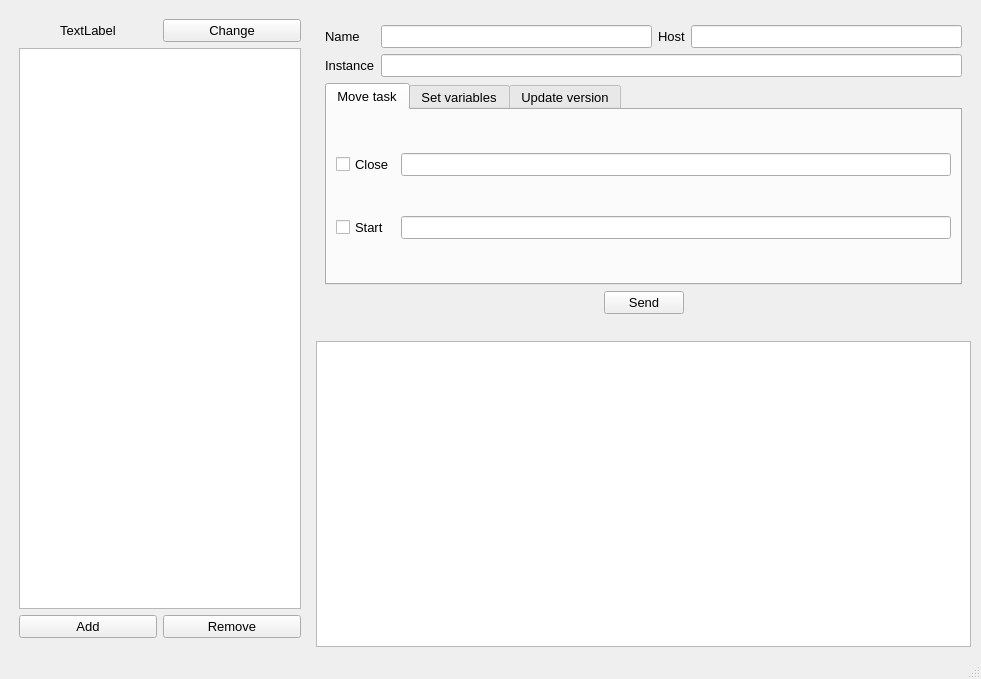
<?xml version="1.0" encoding="UTF-8"?>
<ui version="4.0">
 <class>MainWindow</class>
 <widget class="QMainWindow" name="MainWindow">
  <property name="geometry">
   <rect>
    <x>0</x>
    <y>0</y>
    <width>981</width>
    <height>679</height>
   </rect>
  </property>
  <property name="minimumSize">
   <size>
    <width>800</width>
    <height>450</height>
   </size>
  </property>
  <property name="font">
   <font>
    <family>Tahoma</family>
    <pointsize>10</pointsize>
   </font>
  </property>
  <property name="windowTitle">
   <string>Camunda request helper</string>
  </property>
  <widget class="QWidget" name="centralwidget">
   <layout class="QGridLayout" name="gridLayout">
    <property name="leftMargin">
     <number>10</number>
    </property>
    <property name="topMargin">
     <number>10</number>
    </property>
    <property name="rightMargin">
     <number>10</number>
    </property>
    <property name="bottomMargin">
     <number>10</number>
    </property>
    <item row="0" column="0" rowspan="5">
     <widget class="QWidget" name="ConfigBrowser" native="true">
      <property name="sizePolicy">
       <sizepolicy hsizetype="Fixed" vsizetype="Preferred">
        <horstretch>0</horstretch>
        <verstretch>0</verstretch>
       </sizepolicy>
      </property>
      <property name="minimumSize">
       <size>
        <width>300</width>
        <height>0</height>
       </size>
      </property>
      <layout class="QVBoxLayout" name="ConfigsBrowser">
       <property name="sizeConstraint">
        <enum>QLayout::SetDefaultConstraint</enum>
       </property>
       <item>
        <layout class="QHBoxLayout" name="loginLayout">
         <item>
          <widget class="QLabel" name="loginLbl">
           <property name="text">
            <string>TextLabel</string>
           </property>
           <property name="alignment">
            <set>Qt::AlignCenter</set>
           </property>
          </widget>
         </item>
         <item>
          <widget class="QPushButton" name="loginBtn">
           <property name="text">
            <string>Change</string>
           </property>
          </widget>
         </item>
        </layout>
       </item>
       <item>
        <widget class="QListWidget" name="configList"/>
       </item>
       <item>
        <layout class="QHBoxLayout" name="btnsLayout">
         <item>
          <widget class="QPushButton" name="addConfigBtn">
           <property name="text">
            <string>Add</string>
           </property>
          </widget>
         </item>
         <item>
          <widget class="QPushButton" name="removeConfigBtn">
           <property name="text">
            <string>Remove</string>
           </property>
          </widget>
         </item>
        </layout>
       </item>
      </layout>
     </widget>
    </item>
    <item row="1" column="1" colspan="2">
     <widget class="QWidget" name="configParamsContainer" native="true">
      <layout class="QVBoxLayout" name="verticalLayout">
       <property name="sizeConstraint">
        <enum>QLayout::SetDefaultConstraint</enum>
       </property>
       <item>
        <layout class="QGridLayout" name="configContainerLayout">
         <item row="0" column="0">
          <layout class="QGridLayout" name="ConfigParams">
           <item row="1" column="1">
            <widget class="QLineEdit" name="configNameTbx"/>
           </item>
           <item row="1" column="3">
            <widget class="QLineEdit" name="hostTxb"/>
           </item>
           <item row="1" column="0">
            <widget class="QLabel" name="configNameLbl">
             <property name="text">
              <string>Name</string>
             </property>
            </widget>
           </item>
           <item row="1" column="2">
            <widget class="QLabel" name="hostLbl">
             <property name="text">
              <string>Host</string>
             </property>
            </widget>
           </item>
           <item row="2" column="0">
            <widget class="QLabel" name="instanceLbl">
             <property name="text">
              <string>Instance</string>
             </property>
            </widget>
           </item>
           <item row="2" column="1" colspan="3">
            <widget class="QLineEdit" name="instanceTxb"/>
           </item>
          </layout>
         </item>
         <item row="1" column="0">
          <widget class="QTabWidget" name="taskTabs">
           <property name="sizePolicy">
            <sizepolicy hsizetype="Expanding" vsizetype="Expanding">
             <horstretch>0</horstretch>
             <verstretch>0</verstretch>
            </sizepolicy>
           </property>
           <property name="currentIndex">
            <number>0</number>
           </property>
           <widget class="QWidget" name="move_task">
            <property name="sizePolicy">
             <sizepolicy hsizetype="Preferred" vsizetype="Preferred">
              <horstretch>0</horstretch>
              <verstretch>0</verstretch>
             </sizepolicy>
            </property>
            <attribute name="title">
             <string>Move task</string>
            </attribute>
            <layout class="QGridLayout" name="gridLayout_2">
             <item row="0" column="0">
              <widget class="QCheckBox" name="closeTaskChbx">
               <property name="text">
                <string>Close</string>
               </property>
              </widget>
             </item>
             <item row="0" column="1">
              <widget class="QLineEdit" name="closeTaskTxb"/>
             </item>
             <item row="1" column="0">
              <widget class="QCheckBox" name="startTaskChbx">
               <property name="text">
                <string>Start</string>
               </property>
              </widget>
             </item>
             <item row="1" column="1">
              <widget class="QLineEdit" name="startTaskTxb"/>
             </item>
            </layout>
           </widget>
           <widget class="QWidget" name="set_variables">
            <attribute name="title">
             <string>Set variables</string>
            </attribute>
           </widget>
           <widget class="QWidget" name="update_version">
            <attribute name="title">
             <string>Update version</string>
            </attribute>
           </widget>
          </widget>
         </item>
         <item row="2" column="0">
          <layout class="QHBoxLayout" name="ActionBtns">
           <item>
            <spacer name="horizontalSpacer_6">
             <property name="orientation">
              <enum>Qt::Horizontal</enum>
             </property>
             <property name="sizeHint" stdset="0">
              <size>
               <width>40</width>
               <height>20</height>
              </size>
             </property>
            </spacer>
           </item>
           <item>
            <widget class="QPushButton" name="sendRequestBtn">
             <property name="text">
              <string>Send</string>
             </property>
            </widget>
           </item>
           <item>
            <spacer name="horizontalSpacer_5">
             <property name="orientation">
              <enum>Qt::Horizontal</enum>
             </property>
             <property name="sizeHint" stdset="0">
              <size>
               <width>40</width>
               <height>20</height>
              </size>
             </property>
            </spacer>
           </item>
          </layout>
         </item>
        </layout>
       </item>
      </layout>
     </widget>
    </item>
    <item row="4" column="1" colspan="2">
     <widget class="QPlainTextEdit" name="logPtx">
      <property name="sizePolicy">
       <sizepolicy hsizetype="Expanding" vsizetype="Expanding">
        <horstretch>0</horstretch>
        <verstretch>0</verstretch>
       </sizepolicy>
      </property>
      <property name="minimumSize">
       <size>
        <width>0</width>
        <height>0</height>
       </size>
      </property>
      <property name="readOnly">
       <bool>true</bool>
      </property>
     </widget>
    </item>
   </layout>
  </widget>
  <widget class="QStatusBar" name="statusBar"/>
 </widget>
 <resources/>
 <connections/>
</ui>
